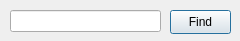
<?xml version="1.0" encoding="UTF-8"?>
<ui version="4.0">
 <class>DlgFindRepl</class>
 <widget class="QDialog" name="DlgFindRepl">
  <property name="geometry">
   <rect>
    <x>0</x>
    <y>0</y>
    <width>240</width>
    <height>41</height>
   </rect>
  </property>
  <property name="windowTitle">
   <string>Dialog</string>
  </property>
  <widget class="QLineEdit" name="leFind">
   <property name="geometry">
    <rect>
     <x>10</x>
     <y>10</y>
     <width>151</width>
     <height>22</height>
    </rect>
   </property>
  </widget>
  <widget class="QPushButton" name="pbFind">
   <property name="geometry">
    <rect>
     <x>170</x>
     <y>10</y>
     <width>61</width>
     <height>24</height>
    </rect>
   </property>
   <property name="text">
    <string>Find</string>
   </property>
  </widget>
 </widget>
 <resources/>
 <connections/>
</ui>
